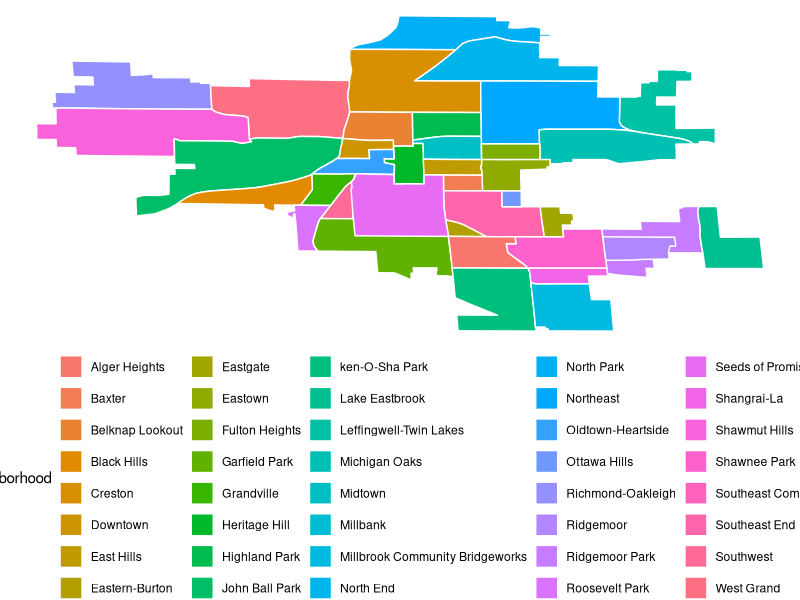

Write the R code that produced this figure.
## ---- chunk 1
library(tidyverse)

grand_rapids <- read_csv(here::here("data", "grand_rapids.csv"))
## ---- chunk 2
grand_rapids %>% 
ggplot()+
  geom_polygon(aes(x = long, y = lat, group = id, fill = neighborhood), color = "white")+
  theme_void()+
  theme(legend.position = "bottom")
